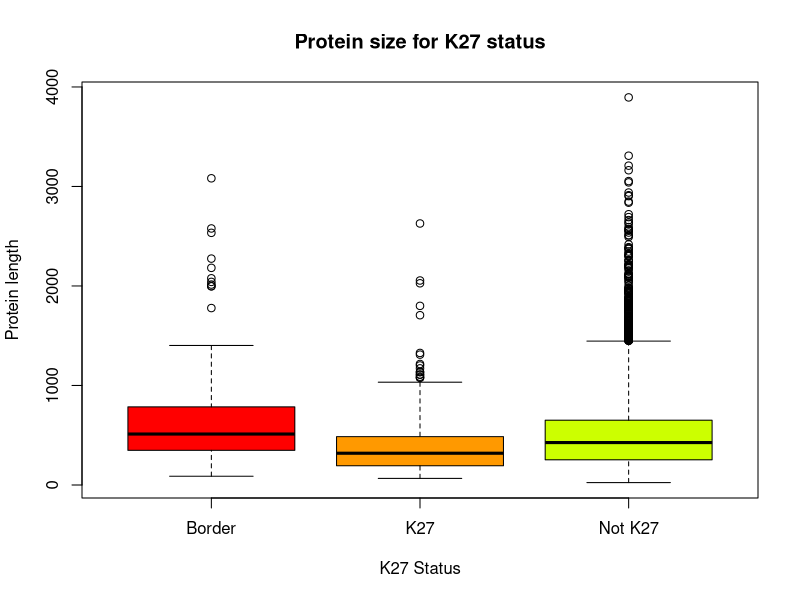

Recreate this plot in R.
pdf("K27_peplens.pdf")
lH3K27me3_bordergenes <- read.table("H3K27me3_bordergenes_lengths.dat",header=T,sep="\t");
summary(lH3K27me3_bordergenes$LEN)
summary(subset(lH3K27me3_bordergenes$LEN,lH3K27me3_bordergenes$LEN < 4000));
lH3K27me3_genes <- read.table("H3K27me3_genes_lengths.dat",header=T,sep="\t");
summary(lH3K27me3_genes$LEN)
lnonH3K27me3_genes <- read.table("nonH3K27me3_genes_lengths.dat",header=T,sep="\t");
summary(lnonH3K27me3_genes$LEN)
summary(subset(lnonH3K27me3_genes$LEN ,lnonH3K27me3_genes$LEN < 4000))
boxplot(subset(lH3K27me3_bordergenes$LEN,lH3K27me3_bordergenes$LEN < 4000),subset(lH3K27me3_genes$LEN,lH3K27me3_genes$LEN < 4000),subset(lnonH3K27me3_genes$LEN,lnonH3K27me3_genes$LEN < 4000),xlab="K27 Status", main="Protein size for K27 status",ylab="Protein length",range=2,names=c("Border","K27","Not K27"),col=rainbow(11, start=0, end=1));
